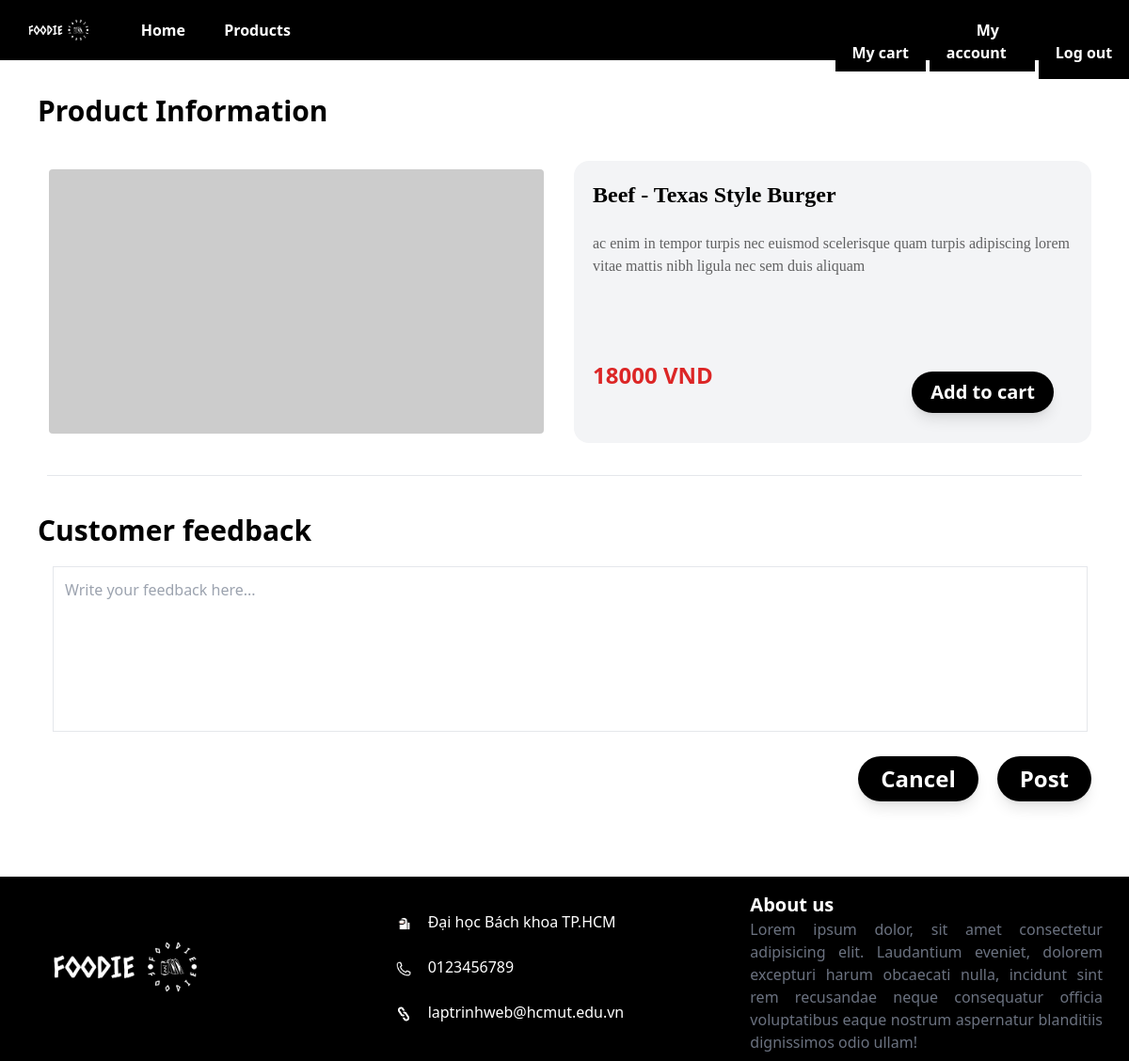
Page /productDetail.php?product_id=2 on the committed database.
### tables this page shows
CREATE TABLE `product` (
  `product_id` int(100) NOT NULL,
  `product_name` varchar(100) NOT NULL,
  `description` text NOT NULL,
  `price` int(100) NOT NULL,
  `quantity` int(100) NOT NULL,
  `product_image` text NOT NULL
);

### productDetail.php (the view, shortened to what this page needs)
<?php include('./header-member.php')?>
<?php
    $sql= "SELECT * FROM product WHERE product_id=";
    $result = $mysqli->query($sql.$_GET['product_id']);
    $count = $result->num_rows;
?>
<div class='my-20'>
    <h1 class='lg:text-3xl md:text-2xl pt-5 pl-10 mb-5 font-bold'>Product Information</h1>
    <div class='grid grid-cols-2 h-full mx-28 gap-5 md:ml-10 md:mr-10 items-center'>
<?php
    if($count > 0)
    {
        while($rows = $result->fetch_assoc())
        {
?>
        <img src='<?php echo $rows['product_image']?>' alt='' class='w-full flex relative p-3 my-3 rounded-2xl'/>
        <div class='flex flex-col w-full bg-gray-100 rounded-2xl p-5'>
            <h1 class='lg:text-2xl font-bold md:text-base w-full h-14 text-left font-serif'><?php echo $rows['product_name']?></h1>
            <p class='text-base lg:mb-20 md:mb-5 opacity-60 font-serif'>
                <?php echo $rows['description']?>
            </p>
            <p class='lg:text-2xl text-red-600 font-bold mt-2 md:text-base'>
                <?php echo $rows['price']?> VND
                <button class='rounded-3xl shadow-lg my-3 float-right mr-5 text-xl bg-black px-5 py-2 text-white cart-btn hover:bg-white hover:text-black transition ease-in' value="<?php echo $_GET['product_id']?>">
                    Add to cart
                </button>
            </p>
        </div>
<?php
        }
    }
?>
    </div>
    <hr class='mx-auto w-11/12 border-1 border-black-300 my-5'>
    <div class="h-full">
        <h1 class='lg:text-3xl md:text-2xl pt-5 pl-10 mb-5 font-bold'>Customer feedback</h1>
        <textarea placeholder="Write your feedback here..." name="textarea" class="p-3 border-gray border active:border-black border-solid lg:ml-14 md:ml-16 hover:shadow-xl lg:w-11/12 md:w-10/12 h-44 resize-none"></textarea>
        <div class="h-12 mb-7 mt-5">
            <button class='block rounded-3xl shadow-lg float-right mr-10 text-2xl font-bold bg-black px-6 py-2 text-white submit-btn hover:bg-white hover:text-black transition ease-in' value="<?php echo $_GET['product_id']?>">
                Post
            </button>
            <button class='block rounded-3xl shadow-lg float-right mr-5 text-2xl font-bold bg-black px-6 py-2 text-white cancel-btn hover:bg-white hover:text-black transition ease-in'>
                Cancel
            </button>
        </div>
    </div>
</div>
<?php include('./footer.php')?>

### rows in the picture
product: product_name "Beef - Texas Style Burger", description "ac enim in tempor turpis nec euismod scelerisque quam turpis adipiscing lorem vitae mattis nibh ligula nec sem duis aliquam", price "18000"
